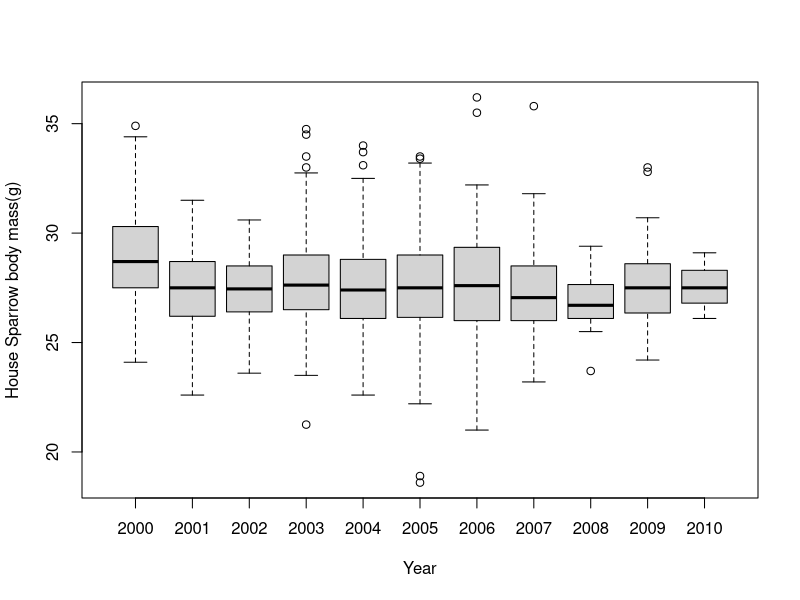
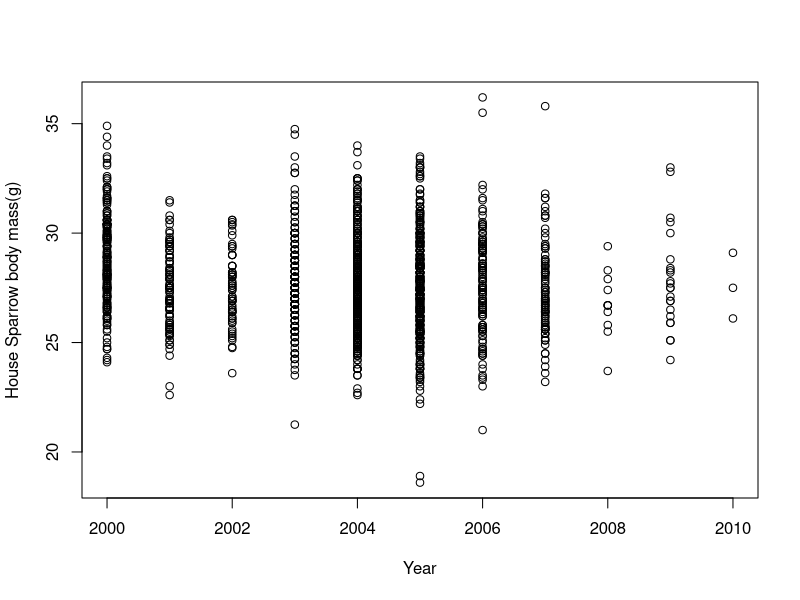
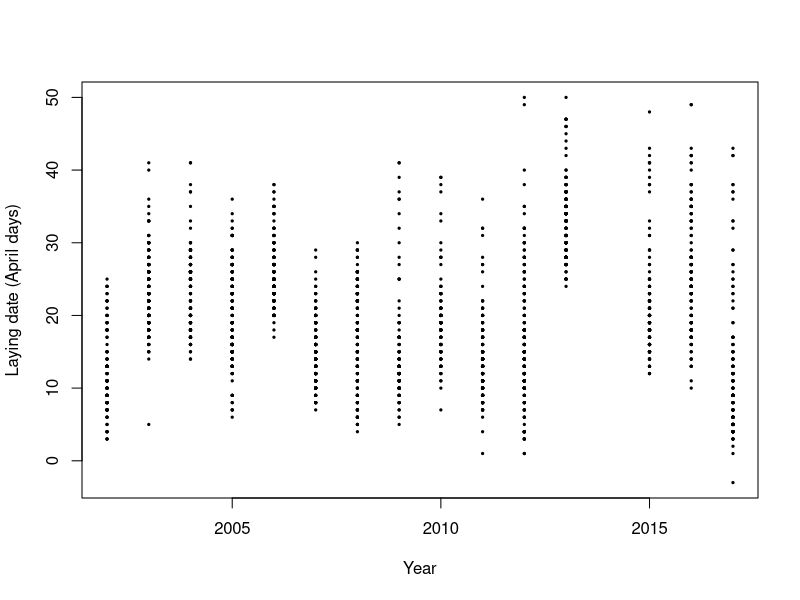
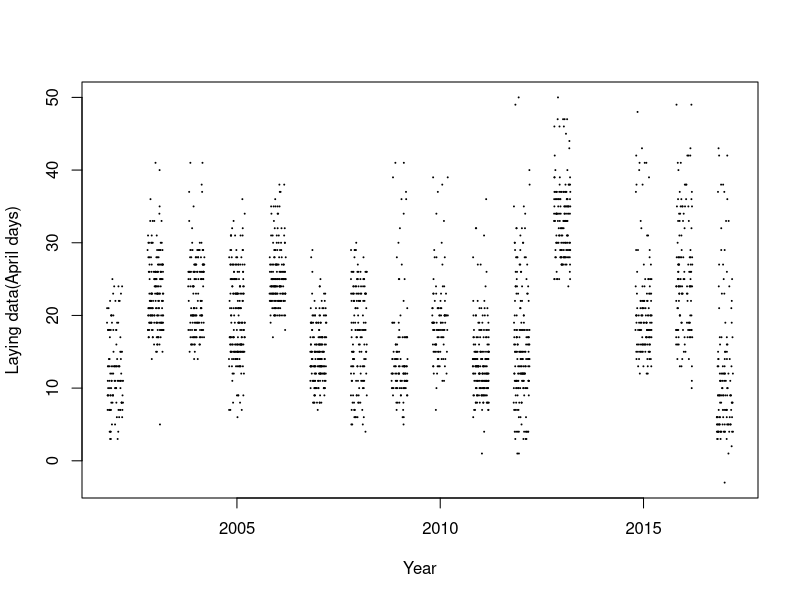
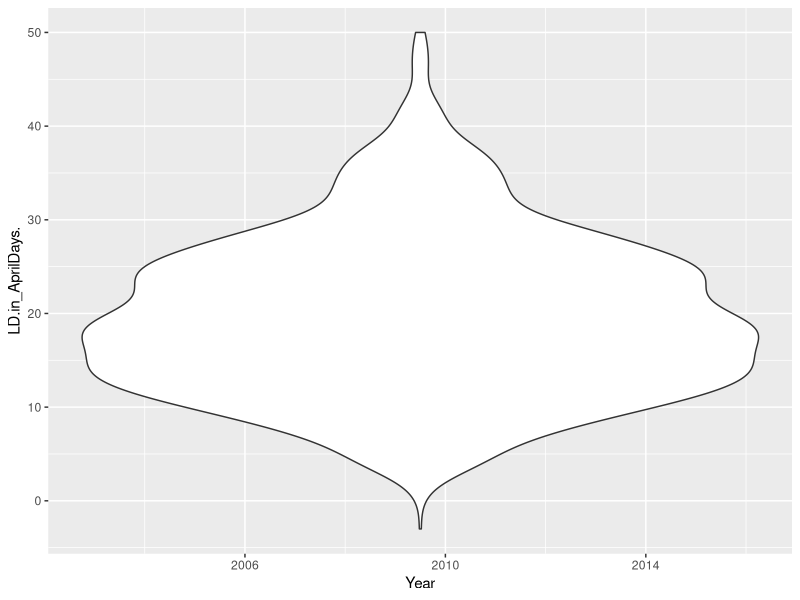
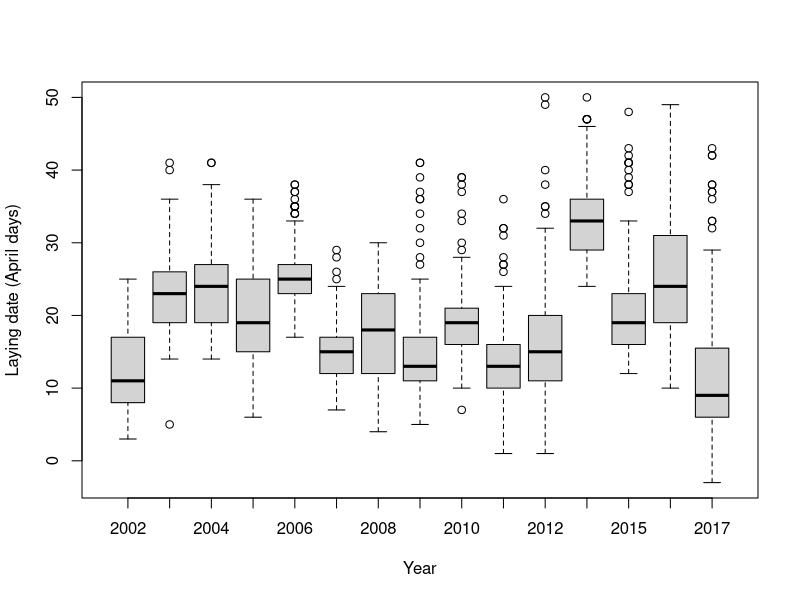
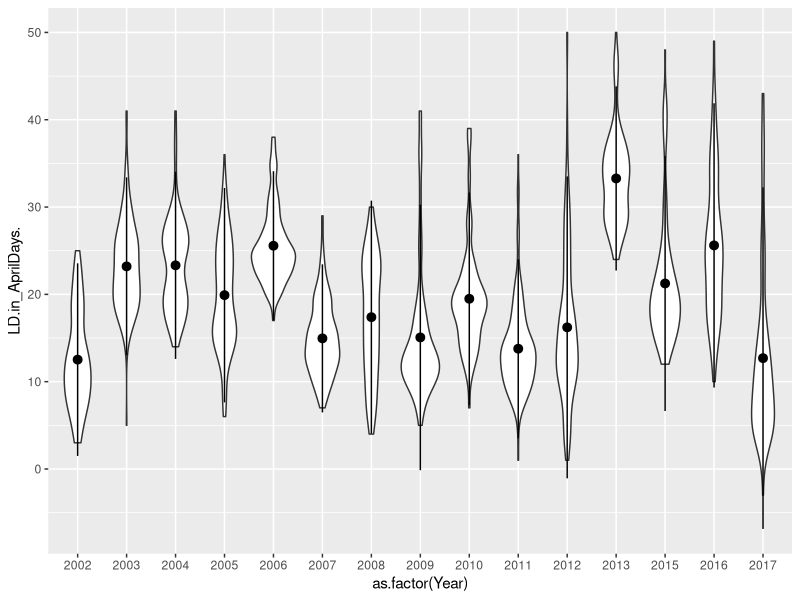

Source code (R) for these figures, in order:
#### SwS 03 ####

# Welcome - this is your workspace for hand out SwS 03 #

# Please first work through the hand out using this script #
# Nothing needs to be submitted #



############## Learning aims
# - Understand different data types
# - Understand why continuous data are the most valuable data
# - Understand that non-continuous data has limited value


rm(list = ls())
d <- read.table("3_SparrowSize.txt", header = TRUE)
str(d)
d$BirdIDFact <- as.factor(d$BirdID)
str(d)
plot(d$Mass~as.factor(d$Year), xlab = "Year", ylab = "House Sparrow body mass(g)")
plot(d$Mass~d$Year, xlab = "Year", ylab = "House Sparrow body mass(g)")


b <- read.table("3_BTLD.txt", header = TRUE)
str(b)
mean(b$ClutchsizeAge7, na.rm = TRUE)
plot(b$LD.in_AprilDays.~b$Year, ylab="Laying date (April days)", xlab="Year",
     pch=19, cex=0.3)
plot(b$LD.in_AprilDays.~jitter(b$Year), ylab = "Laying data(April days)", xlab = "Year", pch = 19, cex = 0.1)
require(ggplot2)
ggplot(b,aes(x = Year, y = LD.in_AprilDays.)) +
  geom_violin()
boxplot(b$LD.in_AprilDays.~b$Year, ylab="Laying date (April days)", xlab="Year")
p <- ggplot(b, aes(x = as.factor(Year), y = LD.in_AprilDays.)) +
  geom_violin()
require(Hmisc)
p + stat_summary(fun.data = "mean_sdl", geom = "pointrange")
